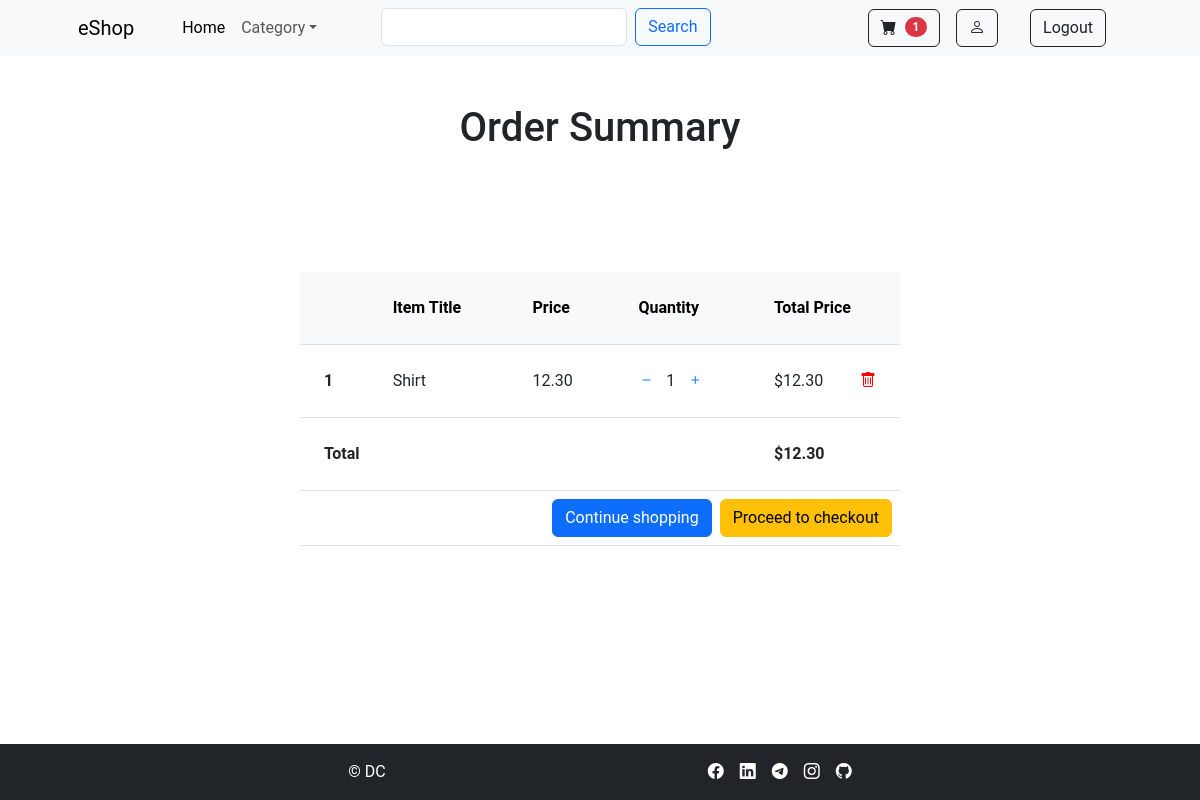
Page /buy/order-summary (signed in) on the earlier database version.
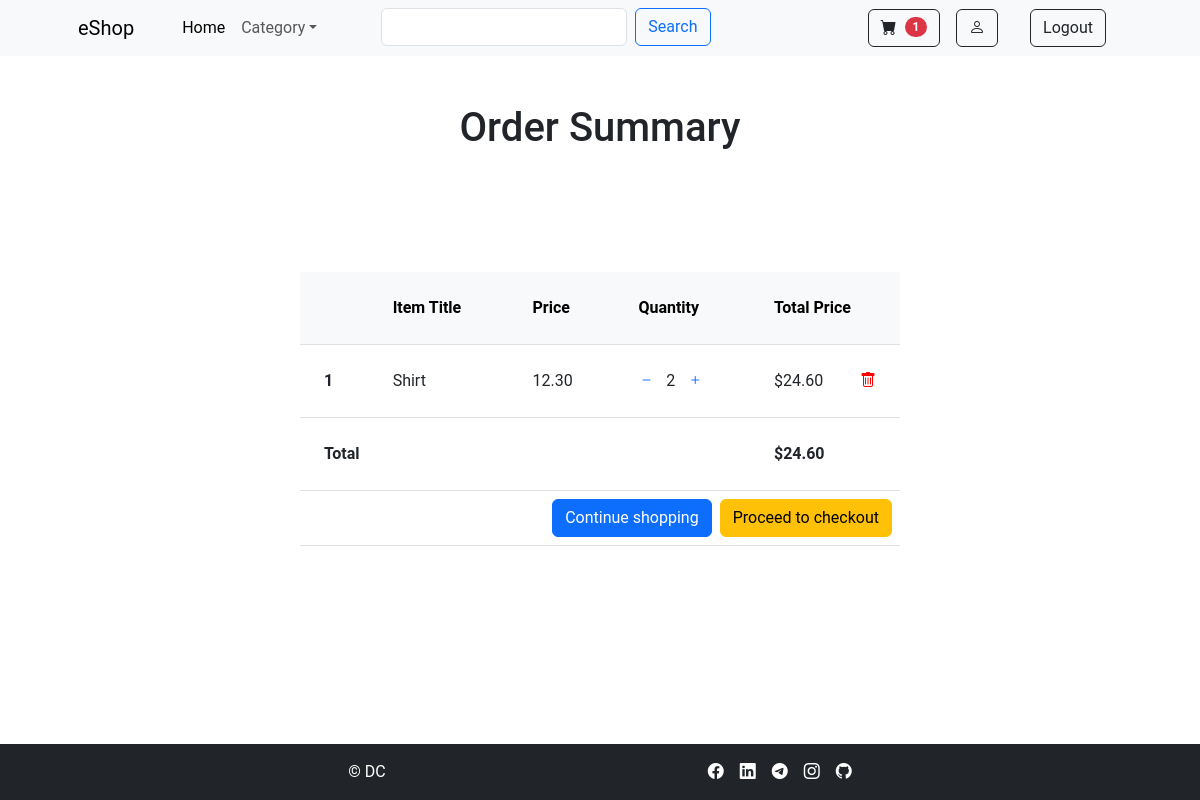
Same page on the later database version.
### buy/models.py (models this page shows, shortened)
class Order(models.Model):
    user = models.ForeignKey(User, on_delete=models.CASCADE)
    items = models.ManyToManyField(OrderItem)
    start_date = models.DateTimeField(auto_now_add=True) # date of creation
    ordered_date = models.DateTimeField() # date of sent
    ordered = models.BooleanField(default=False) # The order was sent or not
    billing_address = models.ForeignKey('BillingAddress', on_delete=models.SET_NULL, blank=True, null=True)
    def get_total(self):
        total = 0
        for order_item in self.items.all():
            total += order_item.get_final_price()
        return total

class OrderItem(models.Model):
    user = models.ForeignKey(User, on_delete=models.CASCADE, null=True, blank=True)
    item = models.ForeignKey(Item, on_delete=models.CASCADE)
    quantity = models.IntegerField(default=1)
    ordered = models.BooleanField(default=False) # The order was sent or not
    def get_total_price(self):
        return self.item.price * self.quantity
    def get_final_price(self):
        if self.item.discount_price:
            return self.get_total_discount_price()
        return self.get_total_price()

class Item(models.Model):
    title = models.CharField(max_length=100)
    price = models.DecimalField(max_digits=19, decimal_places=2)
    discount_price = models.DecimalField(max_digits=19, decimal_places=2, blank=True, null=True)
    category = models.CharField(choices=CATEGORY_CHOICES, max_length=23)
    label = models.CharField(choices=LABEL_CHOICES, max_length=10)
    slug = models.SlugField()
    description = models.TextField()
    additional_information = models.TextField(blank=True, null=True)
    image = models.ImageField(blank=True)
    a_image1 = models.ImageField(blank=True)
    a_image2 = models.ImageField(blank=True)
    a_image3 = models.ImageField(blank=True)

### buy/views.py (the view)
# urls.py: path("order-summary", views.OrderSummaryView.as_view(), name="order-summary"),
class OrderSummaryView(LoginRequiredMixin, View):
    def get(self, *arg, **kwargs):
        try:
            order = Order.objects.get(user=self.request.user, ordered=False)
            context = {
                "object":order
                }
            return render(self.request, "buy/order_summary.html", context)
        except ObjectDoesNotExist:
            messages.error(self.request, "You don't have an active order")
            return redirect("/")

### buy/templatetags/cart_template_tags.py (called while the page is built)
@register.filter
def cart_item_count(user):
    if user.is_authenticated:
        qs = Order.objects.filter(user=user, ordered=False)
        if qs.exists():
             return qs[0].items.count()
        else:
            return 0

### buy/templates/buy/order_summary.html (shortened to what this page needs)
{% extends 'buy/layout.html' %}
{% block content %}
<h1 class="text-center my-5">Order Summary</h1>
<div class="d-flex my-5 justify-content-center">
    <div class="col-6">
        <div class="table-responsive my-4">
            <table class="table">
                <thead class="table-light">
                <tr>
                    <th class="p-4" scope="col"></th>
                    <th class="p-4" scope="col">Item Title</th>
                    <th class="p-4" scope="col">Price</th>
                    <th class="p-4" scope="col">Quantity </th>
                    <th class="p-4" scope="col">Total Price</th>
                </tr>
                </thead>
                <tbody>
                {% for order_item in object.items.all %}
                <tr>
                    <th class="p-4" scope="row">{{ forloop.counter }}</th>
                    <td class="p-4">{{ order_item.item.title }}</td>
                    <td class="p-4">{{ order_item.item.price }}</td>
                    <td class="p-4">
                        <a href="{% url 'remove-single-item-from-cart' order_item.item.slug %}"><i class="bi bi-dash me-2"></i></a>
                        {{ order_item.quantity }}
                        <a href="{% url 'add-to-cart' order_item.item.slug %}"><i class="bi bi-plus ms-2"></i></a>
                    </td>
                    <td class="p-4">
                        {% if order_item.item.discount_price %}
                            ${{ order_item.get_total_discount_price }}
                            <span class="badge text-bg-primary">Saving: ${{ order_item.get_amount_saved }}</span>
                        {% else %}
                            ${{ order_item.get_total_price }}
                        {% endif %}
                        <a style="color: red;" href="{% url 'remove-from-cart' order_item.item.slug %}"><i class="bi bi-trash float-end"></i></a>
                    </td>
                </tr>
                {% endfor %}
                {% if object.get_total %}
                <tr>
                    <td class="p-4" colspan="4"><b>Total</b></td>
                    <td class="p-4"><b>${{ object.get_total }}</b></td>
                </tr>
                <tr>
                    <td colspan="5">
                        <a href="{% url 'create_checkout_session' %}" class="btn btn-warning float-end ">Proceed to checkout</a>
                        <a href="/" class="btn btn-primary float-end mx-2">Continue shopping</a>
                    </td>
                </tr>
                {% endif %}
                </tbody>
            </table>
        </div>
    </div>
</div>
{% endblock %}

### buy/templates/buy/layout.html (shortened to what this page needs)
{% load static %}
<!DOCTYPE html>
<html lang="en">
    <head>
        <link href="https://cdn.jsdelivr.net/npm/bootstrap@5.3.0-alpha3/dist/css/bootstrap.min.css" rel="stylesheet">
        <link href="https://cdn.jsdelivr.net/npm/bootstrap-icons@1.5.0/font/bootstrap-icons.css" rel="stylesheet" />
        <link rel="stylesheet" type="text/css" href="{% static 'buy/styles.css' %}" />
    </head>
    <body class="d-flex flex-column min-vh-100">
        {% block nav %}
        {% load cart_template_tags  %}
        <nav class="navbar navbar-expand-md navbar-light bg-light sticky-top">
            <div class="container px-4 px-lg-5">
                <a class="navbar-brand" href="{% url 'home' %}">eShop</a>
                <div class="collapse navbar-collapse" id="navbarSupportedContent">
                    <ul class="navbar-nav me-auto mb-2 mb-lg-0 ms-lg-4">
                        <li class="nav-item"><a class="nav-link active" aria-current="page" href="{% url 'home' %}">Home</a></li>
                        <li class="nav-item dropdown">
                            <a class="nav-link dropdown-toggle" id="navbarDropdown" href="#" role="button" data-bs-toggle="dropdown" aria-expanded="false">Category</a>
                        </li>
                        <div class="" role="search">
                            <form class="d-flex ms-5" action="{% url 'search'  %}" method="POST">
                                <input name="query" class="form-control mx-2" type="text">
                                <input type="submit" class="btn btn-outline-primary" value="Search">
                            </form>
                        </div>
                    </ul>
                    {% if request.user.is_authenticated %}
                        <button class="btn btn-outline-dark" type="submit">
                            <a href="{% url 'order-summary' %}" class="d-flex align-items-center nav-link">
                                <i class="bi-cart-fill me-1"></i>
                                <span class=" ms-1 badge rounded-pill bg-danger">{{ request.user | cart_item_count }}</span>
                            </a>
                        </button>
                        <button class="btn btn-outline-dark mx-3">
                            <a href="{% url 'profile' request.user.username %}" class="nav-link"><i class="bi bi-person"></i></a>
                        </button>
                        <button class="btn btn-outline-dark mx-3">
                            <a href="{% url 'account_logout' %}" class="nav-link">Logout</a>
                        </button>
                    {% endif %}
                </div>
            </div>
        </nav>
        {% endblock %}
        {% block content %}
        {% endblock %}
        <footer class="bg-dark mt-auto py-3">
            <div class="container d-flex justify-content-evenly">
                <p class="m-0 text-center text-white">&copy; DC</p>
                <div class="d-flex justify-content-evenly" id="social">
                    <i class="bi bi-facebook ms-3"></i>
                    <i class="bi bi-linkedin ms-3"></i>
                    <i class="bi bi-telegram ms-3"></i>
                    <i class="bi bi-instagram ms-3"></i>
                    <i class="bi bi-github ms-3"></i>
                </div>
            </div>
        </footer>
    </body>
</html>

### buy/static/buy/styles.css (style rules this page uses)
body { font-family: 'Roboto', sans-serif; }
#social { color: white; }

Differences in the rows shown:
changed OrderItem "Shirt": quantity "1" → "2"; get_total_price "12.30" → "24.60"
changed through a linked row, Order: get_total "12.30" → "24.60"
